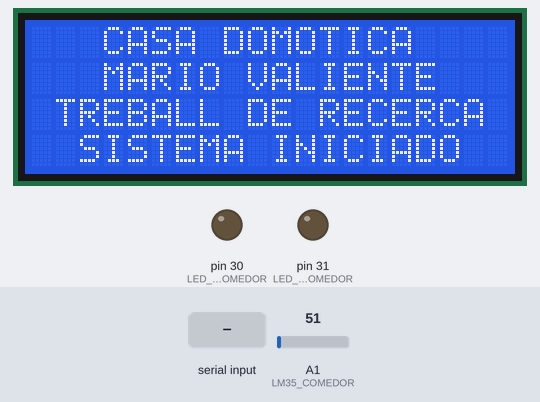
This sketch was run on a simulated Arduino Mega 2560, built with avr-gcc and run on an emulated ATmega2560. On the bench: 20×4 character LCD, output pins drawn as LEDs (lit = HIGH). Wiring (inferred from the names in the program): DS3231 clock at I2C address 0x68. Inputs (shaded band) come from the test bench; at power-on: A1 (LM35_COMEDOR) = 51. The local clock reads 2024-03-15 10:24:30 at power-on unless the sketch sets it; what the sketch prints to the serial monitor is not drawn.

Above: at 2.3 s.
2.4 s: "1A1" received over the second serial link
At 3.9 s:
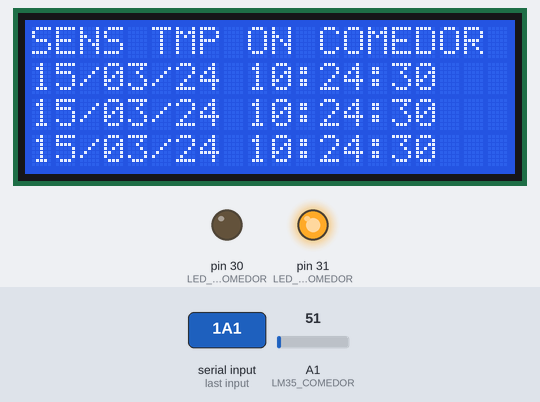
4.7 s: "0A1" received over the second serial link
At 6.0 s:
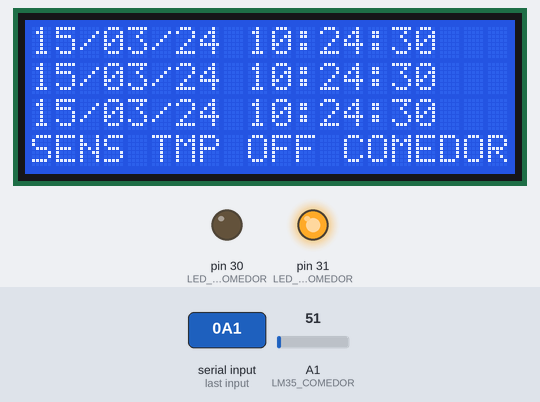
6.6 s: "1A1" received over the second serial link
At 7.9 s:
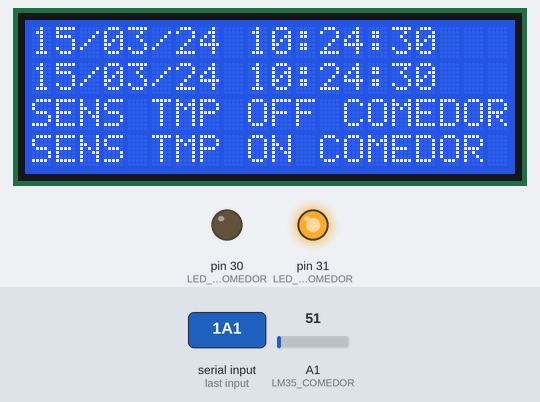
8.5 s: "0A1" received over the second serial link
At 9.7 s:
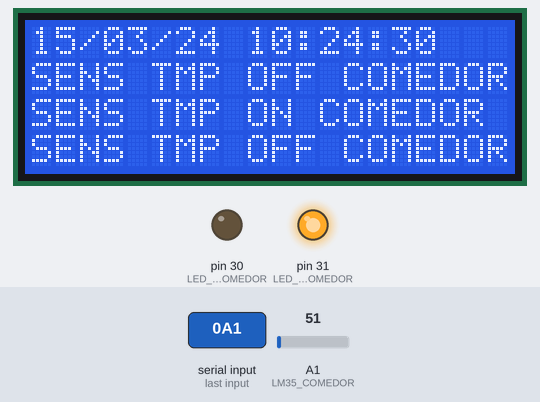
10.3 s: "1A1" received over the second serial link
At 11.6 s:
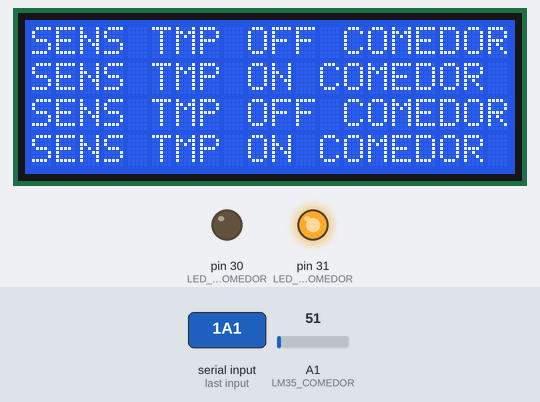
12.2 s: "0A1" received over the second serial link
At 13.4 s:
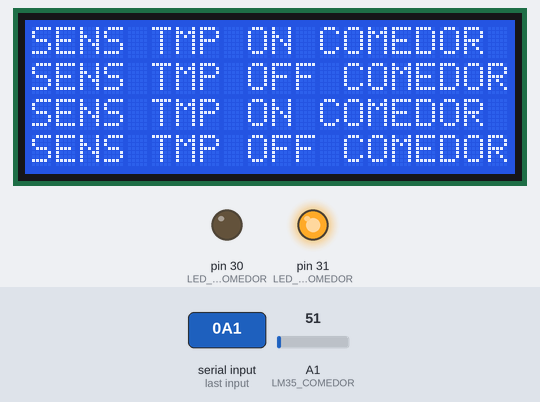
Timing chart, 0 to 15.1 s (numbered marks = the images above; inputs shaded):
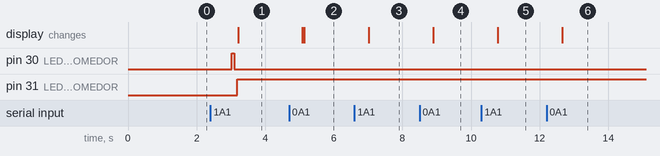

The sketch:

PRUEBA_LM35_LCD_BT.ino
```cpp
// Inicio Real Time Clock
//=======================

#include <Wire.h>   // Se inicia programa de comunicaciones por bus serie SDA/SCL
#define DS3231_I2C_ADDRESS 0x68  // Se define la direccion de memoria del reloj RTC para acceder
#include <LiquidCrystal_I2C.h>   // Se arranca libreria LCD
LiquidCrystal_I2C lcd(0x27,20,4);  // Se define la direccion del LCD y tamaño 0x27 y 20 columnas 4 filas


String HORA_ACTUAL ="";      // variable texto para almacenar la hora

const byte LM35_COMEDOR = A1;
float VR_LM35_COMEDOR;
float TEMP_COMEDOR;
float TMP_C;
String TEMPERATURA_COMEDOR ="";
String BT_TEMP_COMEDOR ="";

const byte LED_AA_COMEDOR = 30;
const byte LED_CC_COMEDOR =31;   //PINES DE LOS LEDS DE CC Y AA


byte TEMP_CONFIG_LM35_COMEDOR;   //CAMBIO DE VALOR SI SE TENDRA QUE APAGAR O ENCENDER
byte TEMP_CONFIG_LM35_COMEDOR_ANTES;
boolean Config_LM35_COMEDOR= false; //BT ON O OFF

String Linea0 = "   CASA DOMOTICA    ";  //  pantalla LCD inicial
String Linea1 = "   MARIO VALIENTE   ";
String Linea2 = " TREBALL DE RECERCA ";
String Linea3 = "  SISTEMA INICIADO  ";
String Linea4 = "";

String comando_enviado_bt =""; //comando que enviaremos al bluetooth para que salga en la pantalla del mobil
String comando_bt ="";  // comando recivido desde el bluetooth


// UTIL RELOJ Conversion de decimal a hexadecimal
//=======================================================
byte decToBcd(byte val)
{   return( (val/10*16) + (val%10) ); }

// UTIL RELOJ Conversion de hexadecimal a decimal
//=======================================================
byte bcdToDec(byte val)
{   return( (val/16*10) + (val%16) ); }

// UTIL RELOJ Poner en hora el reloj , ejemplo setDS3231time(59, 14, 12, 1, 23, 8, 15);
void setDS3231time(byte second, byte minute, byte hour, byte dayOfWeek, byte dayOfMonth, byte month, byte year)
//==============================================================================================================
{
  Wire.beginTransmission(DS3231_I2C_ADDRESS);
  Wire.write(0); // set next input to start at the seconds register
  Wire.write(decToBcd(second)); // set seconds
  Wire.write(decToBcd(minute)); // set minutes
  Wire.write(decToBcd(hour)); // set hours
  Wire.write(decToBcd(dayOfWeek)); // set day of week (1=Sunday, 7=Saturday)
  Wire.write(decToBcd(dayOfMonth)); // set date (1 to 31)
  Wire.write(decToBcd(month)); // set month
  Wire.write(decToBcd(year)); // set year (0 to 99)
  Wire.endTransmission();
}

// UTIL RELOJ Pedir hora a reloj , ejemplo HORA_ACTUAL = readDS3231time(); equivale a "23/08/15 12:14:59"
//=======================================================================================================
String readDS3231time()
{
 byte  *second ;
 byte  *minute ;
 byte  *hour ;
 byte  *dayOfWeek ;
 byte  *dayOfMonth ;
 byte  *month ;
 byte  *year ;

  Wire.beginTransmission(DS3231_I2C_ADDRESS);
  Wire.write(0); // set DS3231 register pointer to 00h
  Wire.endTransmission();
  Wire.requestFrom(DS3231_I2C_ADDRESS, 7);
  // request seven bytes of data from DS3231 starting from register 00h
*second = bcdToDec(Wire.read() & 0x7f);
*minute = bcdToDec(Wire.read());
*hour = bcdToDec(Wire.read() & 0x3f);
*dayOfWeek = bcdToDec(Wire.read());
*dayOfMonth = bcdToDec(Wire.read());
*month = bcdToDec(Wire.read());
*year = bcdToDec(Wire.read());

String fechayhora = "";
if (*dayOfMonth<10) { fechayhora = fechayhora + "0" ; }
fechayhora = fechayhora + String(*dayOfMonth) + "/" ;
if (*month<10) { fechayhora = fechayhora + "0" ; }
fechayhora = fechayhora + String(*month) + "/" ;
if (*year<10) { fechayhora = fechayhora + "0" ; }
fechayhora = fechayhora + String(*year) ;

fechayhora = fechayhora + " ";

if (*hour<10) { fechayhora = fechayhora + "0" ; }
fechayhora = fechayhora + String(*hour) + ":" ;
if (*minute<10) { fechayhora = fechayhora + "0" ; }
fechayhora = fechayhora + String(*minute) + ":" ;
if (*second<10) { fechayhora = fechayhora + "0" ; }
fechayhora = fechayhora + String(*second) ;

return fechayhora;
}


//============== INICIALIZACION DEL ARDUINO ============================
void setup()
{
  Wire.begin();
  Serial.begin(9600);
  Serial1.begin(9600);

  lcd.init();
  lcd.backlight();
  lcd.clear ();

 comando_bt =""; //ponemos en blanco lo recivido
 HORA_ACTUAL = readDS3231time();
 HORA_ACTUAL = HORA_ACTUAL + "   ";

 pinMode (LM35_COMEDOR, INPUT);
 pinMode (LED_AA_COMEDOR, OUTPUT );
 pinMode (LED_CC_COMEDOR, OUTPUT );

  lcd.setCursor (0,0);
  lcd.print (Linea0);
  lcd.setCursor (0,1);
  lcd.print (Linea1);   //imprimiendo la pantalla LCD inicial
  lcd.setCursor (0,2);
  lcd.print (Linea2);
  lcd.setCursor (0,3);
  lcd.print (Linea3);

  delay (1000); // dejar un tiempo de espera antes de ejecutar LOOP
}


//============== INICIALIZACION DEL PROGRAMA "LOOP" ============================
void loop()
{
  delay (500);
  float TEMP_COMEDOR = VR_LM35_COMEDOR *500 / 1024.0;
  float TMP_C = VR_LM35_COMEDOR *500 / 1024.0;
  float VR_LM35_COMEDOR = analogRead(LM35_COMEDOR);
 TEMPERATURA_COMEDOR = String(TEMP_COMEDOR)+ "ºC";

   while (Serial1.available() > 0)
 {
 delay(100);
 char comando_bt_recivido = Serial1.read();
 comando_bt = comando_bt + comando_bt_recivido;
 }
  if (comando_bt != "")
 {
         Serial.print ("COMANDO RECIBIDO: ");
         Serial.println (comando_bt);
 }
   if (comando_bt == "1A1")
 {
      Config_LM35_COMEDOR = true;
      Serial.println ("Sensor Temp COMEDOR ON");
        Linea4 = "SENS TMP ON COMEDOR ";
        scroll_lcd();

 }
  if (comando_bt == "0A1")
 {
      Config_LM35_COMEDOR = false;
      Serial.println ("Sensor Temp COMEDOR OFF");
        Linea4 = "SENS TMP OFF COMEDOR";
        scroll_lcd();
 }

  //=========SENSOR TEMPERATURA COMEDOR==============
   if (Config_LM35_COMEDOR)
   {
     if (TMP_C >= 30)
     {
      TEMP_CONFIG_LM35_COMEDOR = 1;
     }
     if ((TMP_C < 15) and (TEMP_COMEDOR > 30))
     {
      TEMP_CONFIG_LM35_COMEDOR = 2;
     }
      if (TMP_C <= 15)
     {
      TEMP_CONFIG_LM35_COMEDOR =3;
     }

   }
   if(TEMP_CONFIG_LM35_COMEDOR != TEMP_CONFIG_LM35_COMEDOR_ANTES)
   {
     if(TEMP_CONFIG_LM35_COMEDOR = 1)
     {
      BT_TEMP_COMEDOR = HORA_ACTUAL + "AA COMEDOR ON";
      digitalWrite(LED_AA_COMEDOR, HIGH);
      digitalWrite(LED_CC_COMEDOR, LOW);

      Serial.print( HORA_ACTUAL);
      Serial.print (TEMPERATURA_COMEDOR);
      Serial.println ("  Aire Acondicionado ON");

      Linea4 = HORA_ACTUAL;
      scroll_lcd();
      Linea4 = "    AA COMEDOR ON   ";
      Serial1.println (BT_TEMP_COMEDOR);
     }
     if (TEMP_CONFIG_LM35_COMEDOR = 2)
     {
     digitalWrite(LED_AA_COMEDOR, LOW);
     digitalWrite(LED_CC_COMEDOR, LOW);

     Serial.print( HORA_ACTUAL);
     Serial.print (TEMPERATURA_COMEDOR);
     Serial.println ("  TEMPERATURA ESTABILIZADA: AA + CC OFF");

     Linea4 = HORA_ACTUAL;
     scroll_lcd();
     Linea4 = "  TEMP ESTABILIZADA ";
     }
     if (TEMP_CONFIG_LM35_COMEDOR = 3)
     {
      BT_TEMP_COMEDOR = HORA_ACTUAL + "CC COMEDOR ON";
     digitalWrite(LED_AA_COMEDOR, LOW);
     digitalWrite(LED_CC_COMEDOR, HIGH);

     Serial.print( HORA_ACTUAL);
     Serial.print (TEMPERATURA_COMEDOR);
     Serial.println ("  Calefaccion ON");

     Linea4 = HORA_ACTUAL;
     scroll_lcd();
     Linea4 = "    AA COMEDOR OFF  ";
     Serial1.println (BT_TEMP_COMEDOR);
     }
   }

   BT_TEMP_COMEDOR = "";
   comando_bt="";
   TEMP_CONFIG_LM35_COMEDOR_ANTES = TEMP_CONFIG_LM35_COMEDOR;
}
//============================================

void scroll_lcd ()
{   // scroll del lcd

lcd.setCursor (0,0);
Linea0 = Linea1;    // funcion que permite que las letras dela pantalla van subiendo hacia arriba
lcd.print (Linea0);

lcd.setCursor (0,1);
Linea1 = Linea2;
lcd.print (Linea1);

lcd.setCursor (0,2);
Linea2 = Linea3;
lcd.print (Linea2);

lcd.setCursor (0,3);
Linea3 = Linea4;
lcd.print (Linea3);

}
```

Measured:
- after the input at 2.4 s, pin 30 (LED_AA_COMEDOR): LOW → HIGH after 0.63 s, → LOW 0.08 s later; pin 31 (LED_CC_COMEDOR): LOW → HIGH after 0.78 s; the display: changes after 0.82 s (image 1)
- after the input at 4.7 s, the display: first changes after 0.38 s (image 2 shows a later state)
- after the input at 6.6 s, the display: changes after 0.42 s (image 3)
- after the input at 8.5 s, the display: changes after 0.40 s (image 4)
- after the input at 10.3 s, the display: changes after 0.47 s (image 5)
- after the input at 12.2 s, the display: changes after 0.45 s (image 6)
